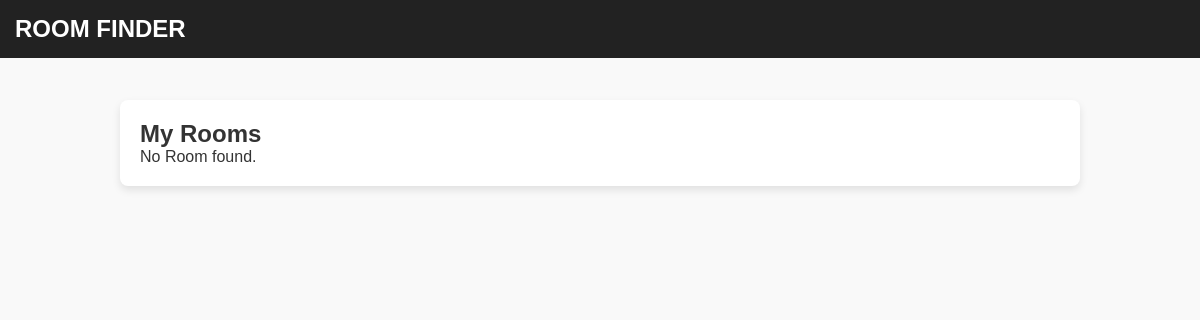
The page /renter/view_rooms (signed in) on the database as committed earlier.
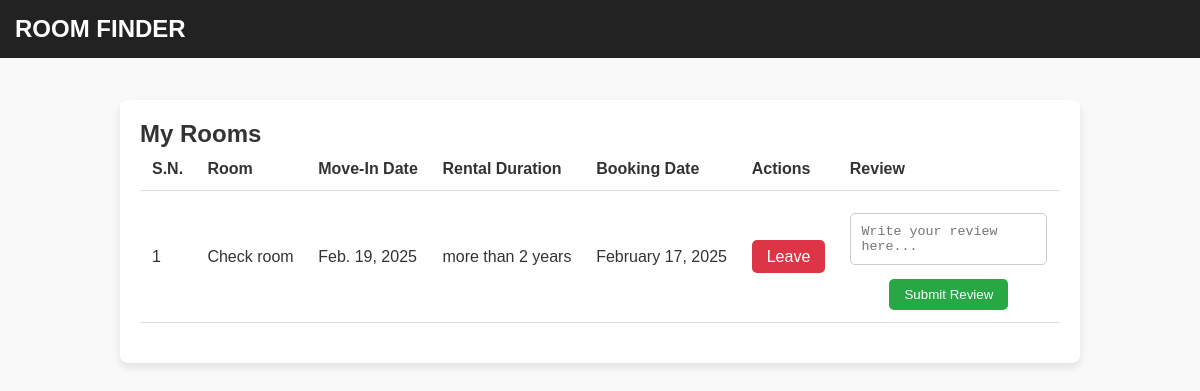
The same page on the database as committed later.
### Renter/models.py (models this page shows, shortened)
class Booking(models.Model):
    room = models.ForeignKey(Room, on_delete=models.CASCADE, related_name='bookings')
    renter = models.ForeignKey(Renter, on_delete=models.CASCADE, related_name='bookings')
    booking_date = models.DateTimeField(auto_now_add=True, null=True)
    move_in_date = models.DateField()
    rental_duration = models.CharField(help_text="Duration in months", max_length=40)
    payment_status = models.BooleanField(default=False)
    approved = models.BooleanField(default=False, null=True)

### Landlord/models.py (models this page shows, shortened)
class Room(models.Model):
    ROOM_TYPE = [
        ('Single', 'Single'),
        ('Double', 'Double'),
        ('Flat', 'Flat'),
    ]
    owner = models.ForeignKey(Landlord, on_delete=models.CASCADE, null=True)
    title = models.CharField(max_length=255)
    price = models.DecimalField(max_digits=10, decimal_places=2)
    location = models.CharField(max_length=255)
    description = models.TextField()
    room_type = models.CharField(choices=ROOM_TYPE, max_length=10, null=True, default="Single")
    is_available = models.BooleanField(default=True)
    image = models.ManyToManyField('RoomImage', related_name='rooms')

### Renter/views.py (the view, shortened to what this page needs)
# urls.py: path('view_rooms', view_rooms, name="view_rooms"),
@login_required
def view_rooms(request):
    bookings = Booking.objects.filter(renter=request.user.renter).select_related("room")
    return render(request, "renter/view_rooms.html", {"bookings": bookings})

### ROOM_FINDER/templates/renter/view_rooms.html (shortened to what this page needs)
<!DOCTYPE html>
<html lang="en">
  <head>
    <link rel="stylesheet" href="https://cdnjs.cloudflare.com/ajax/libs/font-awesome/6.4.2/css/all.min.css" />
  </head>
  <body>
    <header>
        <div class="logo">Room Finder</div>
    </header>
    <div class="container">
      <h2>My Rooms</h2>
      {% if bookings %}
      <table>
        <thead>
          <tr>
            <th>S.N.</th>
            <th>Room</th>
            <th>Move-In Date</th>
            <th>Rental Duration</th>
            <th>Booking Date</th>
            <th>Actions</th>
            <th>Review</th>
          </tr>
        </thead>
        <tbody>
          {% for booking in bookings %}
          <tr>
            <td>{{ forloop.counter }}</td>
            <td>{{ booking.room.title }}</td>
            <td>{{ booking.move_in_date }}</td>
            <td>{{ booking.rental_duration }}</td>
            <td>{{ booking.booking_date|date:"F d, Y" }}</td>
            <td>
              <a href="{% url 'cancel_booking' booking.id %}" class="btn btn-cancel" onclick="return confirm('Are you sure you want to cancel this booking?');">
                Leave
              </a>
            </td>
            <td>
                <div class="review-container">
                  {% with booking.room.reviews.first as review %}
                    {% if review %}
                      <p>{{ review.comment }}</p>
                    {% else %}
                      <form id="reviewForm" method="POST" action="{% url 'submit_review' booking.room.id %}">
                        <textarea name="review_content" placeholder="Write your review here..." required></textarea>
                        <div class="submit-review">
                          <button type="submit">Submit Review</button>
                        </div>
                      </form>
                    {% endif %}
                  {% endwith %}
                </div>
              </td>
          </tr>
          {% endfor %}
        </tbody>
      </table>
      {% else %}
      <p class="no-bookings">No Room found.</p>
      {% endif %}
    </div>
  </body>
</html>

Rows that differ between the two databases and show on the page:
added Booking: room "Check room", move_in_date "Feb. 19, 2025", rental_duration "more than 2 years", booking_date "February 17, 2025"
Other text that changed with them:
text no longer shown: "No Room found."
text now shown: "S.N. Room Move-In Date Rental Duration Booking Date Actions Review"
